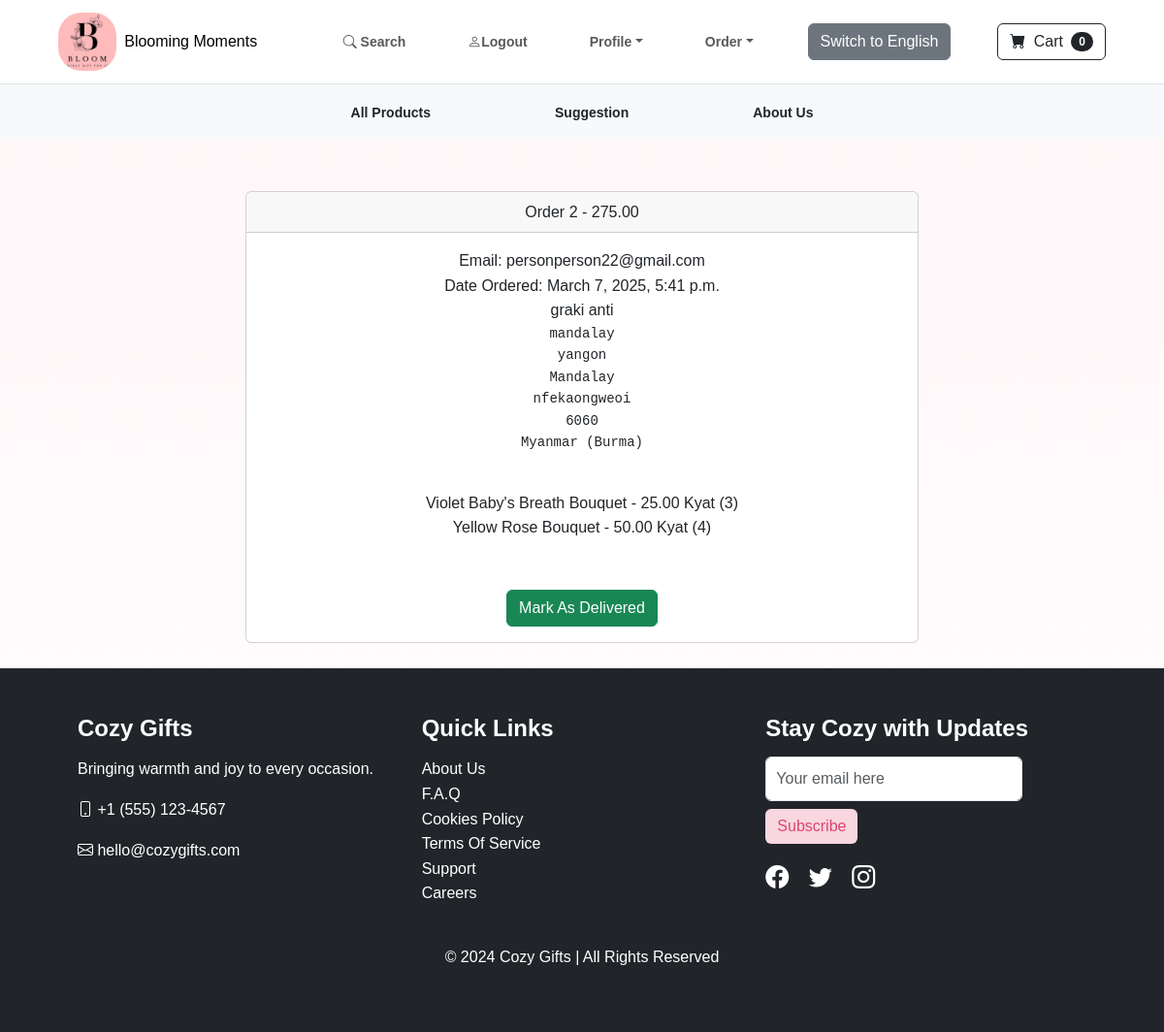
/payment/orders/2 (signed in), run on an earlier commit of the app's database.
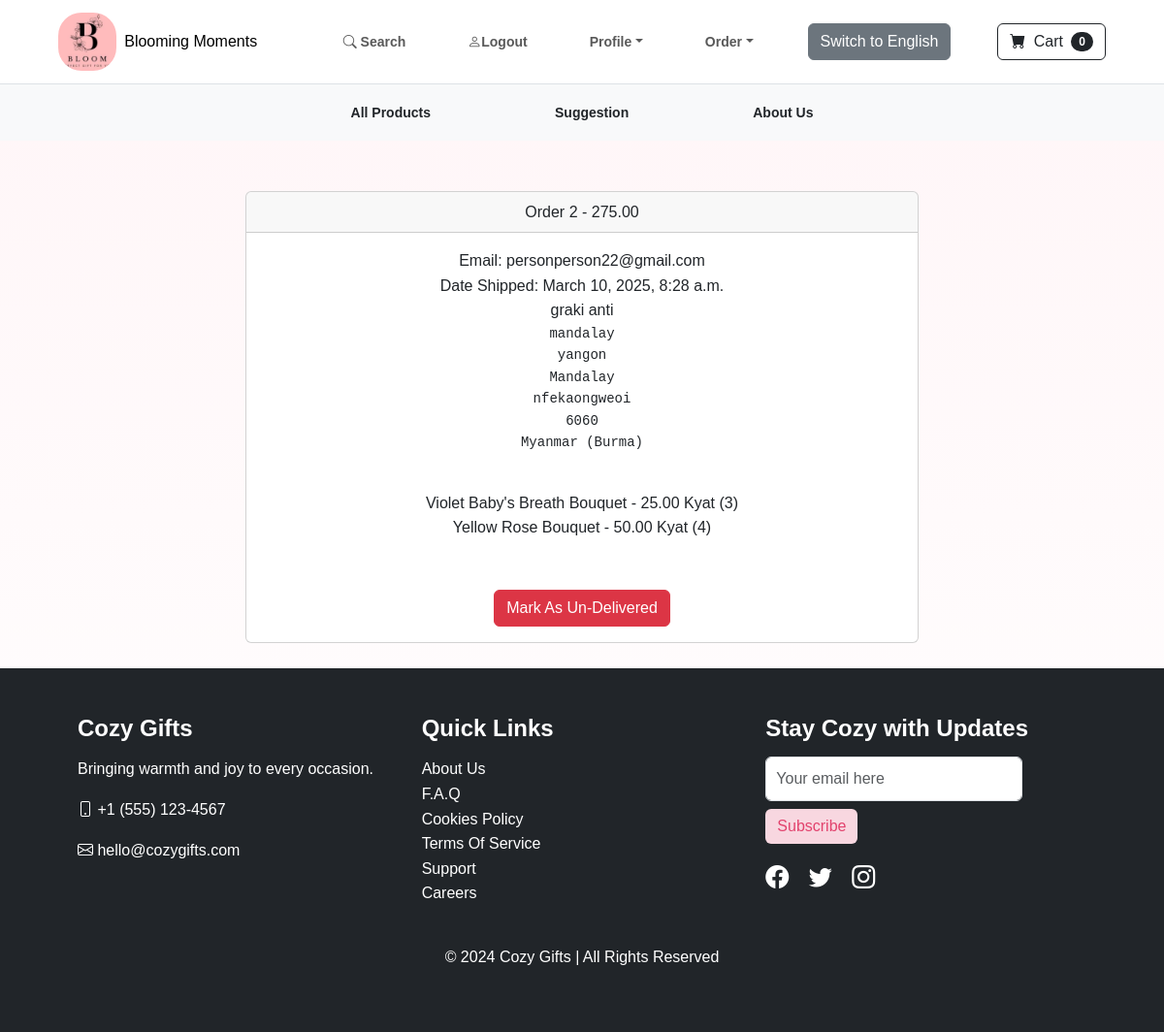
And on a later commit of the database.
### payment/models.py (models this page shows, shortened)
class Order(models.Model):
  user = models.ForeignKey(User,on_delete=models.CASCADE,null=True,blank=True)
  full_name = models.CharField(max_length=250)
  email = models.EmailField(max_length=250)
  shipping_address = models.TextField(max_length=150000)
  amount_paid = models.DecimalField(max_digits = 7,decimal_places=2)
  date_ordered = models.DateTimeField(auto_now_add=True)
  shipped = models.BooleanField(default = False)
  date_shipped = models.DateTimeField(blank=True,null=True)

### payment/views.py (the view, shortened to what this page needs)
# urls.py: path('orders/<int:pk>',views.orders,name="orders"),
def orders(request,pk):
  if request.user.is_authenticated and request.user.is_superuser:
    order = Order.objects.get(id=pk)
    now = datetime.datetime.now()
    items = OrderItem.objects.filter(order=pk)
    return render(request,"payment/orders.html",{'order':order,'items':items})
  else:
    messages.success(request,"Access Denied")
    return redirect('home')

### cart/cart.py (called while the page is built)
  def __len__(self):
    return len(self.cart)

### cart/context_processors.py (called while the page is built)
def cart(request):
  return {'cart':Cart(request)}

### store/models.py (called while the page is built)
  def __str__(self):
    return self.name

### payment/templates/payment/orders.html (shortened to what this page needs)
{% extends 'base.html' %}
{% load static %}
{% block styles %}
<link rel="stylesheet" href="{% static 'css/about_us.css' %}">
{% endblock %}
{% block content %}
  <div class="container">
    <div class="row">
      <center>
        <div class="col-8">
          <br><br>
          <div class="card">
            <div class="card-header">
              Order {{order.id}} - {{order.amount_paid}}
            </div>
            <div class="card-body">
              Email: {{order.email}}<br>
              {% if order.date_shipped %}
                Date Shipped: {{order.date_shipped}}
              {% else %}
                Date Ordered: {{order.date_ordered}}
              {% endif %}
              <br>
              {{order.full_name}}<br>
              <pre>{{order.shipping_address}}
              </pre>
              {% for item in items %}
              {{ item.product }} -   {{  item.price }} Kyat ({{ item.quantity }})<br>
              {% endfor %}
              <br><br>
              {% if not order.shipped %}
              <form method="POST">
                <button type="submit" class="btn btn-success">Mark As Delivered</button>
              </form>
                {% else %}
                <form action="" method="POST">
                <button type="submit" class="btn btn-danger">Mark As Un-Delivered</button>
              </form>
              {% endif %}
            </div>
          </div>
          <br>
        </div>
      </center>
    </div>
  </div>
{% endblock %}

What changed in the data, as far as the page shows it:
changed Order "personperson22@gmail.com": date_shipped (not shown) → "March 10, 2025, 8:28 a.m."; shipped False → True (drawn); date_ordered "March 7, 2025, 5:41 p.m." → (not shown)
Also different on the page:
text no longer shown: "Date Ordered: Mark As Delivered"
text now shown: "Date Shipped: Mark As Un-Delivered"
